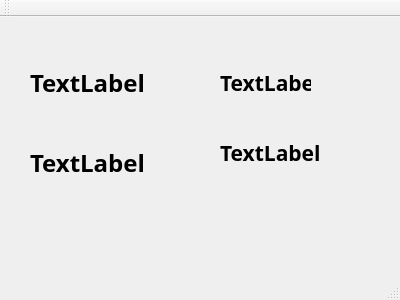
<?xml version="1.0" encoding="UTF-8"?>
<ui version="4.0">
 <class>MainWindow</class>
 <widget class="QMainWindow" name="MainWindow">
  <property name="geometry">
   <rect>
    <x>0</x>
    <y>0</y>
    <width>400</width>
    <height>300</height>
   </rect>
  </property>
  <property name="windowTitle">
   <string>MainWindow</string>
  </property>
  <widget class="QWidget" name="centralWidget">
   <widget class="QLabel" name="label">
    <property name="geometry">
     <rect>
      <x>30</x>
      <y>40</y>
      <width>121</width>
      <height>51</height>
     </rect>
    </property>
    <property name="font">
     <font>
      <family>微軟正黑體</family>
      <pointsize>18</pointsize>
      <weight>75</weight>
      <italic>false</italic>
      <bold>true</bold>
     </font>
    </property>
    <property name="text">
     <string>TextLabel</string>
    </property>
   </widget>
   <widget class="QLabel" name="label_2">
    <property name="geometry">
     <rect>
      <x>30</x>
      <y>110</y>
      <width>131</width>
      <height>71</height>
     </rect>
    </property>
    <property name="font">
     <font>
      <family>微軟正黑體</family>
      <pointsize>18</pointsize>
      <weight>75</weight>
      <bold>true</bold>
     </font>
    </property>
    <property name="text">
     <string>TextLabel</string>
    </property>
   </widget>
   <widget class="QLabel" name="labelIntOverflow">
    <property name="geometry">
     <rect>
      <x>220</x>
      <y>40</y>
      <width>91</width>
      <height>51</height>
     </rect>
    </property>
    <property name="font">
     <font>
      <family>微軟正黑體</family>
      <pointsize>16</pointsize>
      <weight>75</weight>
      <bold>true</bold>
     </font>
    </property>
    <property name="text">
     <string>TextLabel</string>
    </property>
   </widget>
   <widget class="QLabel" name="labelFloatOverflow">
    <property name="geometry">
     <rect>
      <x>220</x>
      <y>100</y>
      <width>111</width>
      <height>71</height>
     </rect>
    </property>
    <property name="font">
     <font>
      <family>微軟正黑體</family>
      <pointsize>16</pointsize>
      <weight>75</weight>
      <italic>false</italic>
      <bold>true</bold>
     </font>
    </property>
    <property name="text">
     <string>TextLabel</string>
    </property>
   </widget>
  </widget>
  <widget class="QMenuBar" name="menuBar">
   <property name="geometry">
    <rect>
     <x>0</x>
     <y>0</y>
     <width>400</width>
     <height>21</height>
    </rect>
   </property>
  </widget>
  <widget class="QToolBar" name="mainToolBar">
   <attribute name="toolBarArea">
    <enum>TopToolBarArea</enum>
   </attribute>
   <attribute name="toolBarBreak">
    <bool>false</bool>
   </attribute>
  </widget>
  <widget class="QStatusBar" name="statusBar"/>
 </widget>
 <layoutdefault spacing="6" margin="11"/>
 <resources/>
 <connections/>
</ui>
